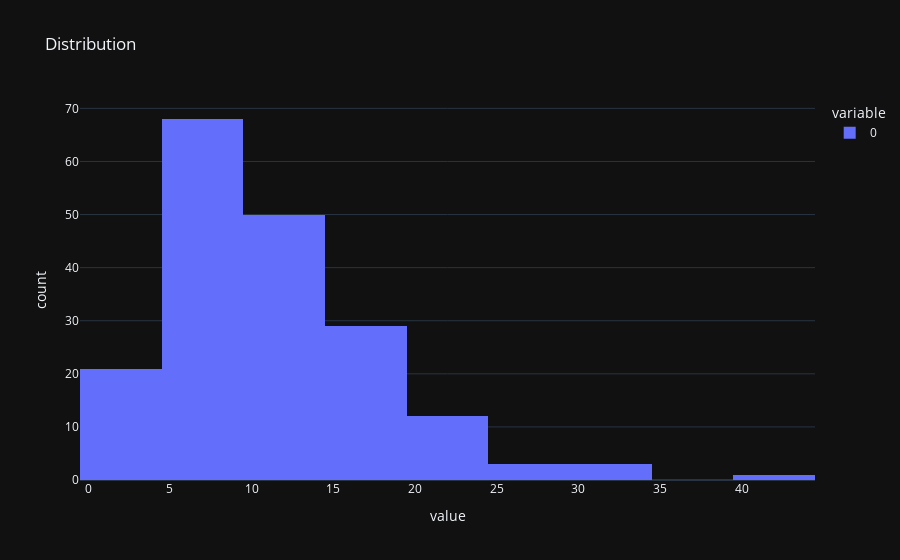
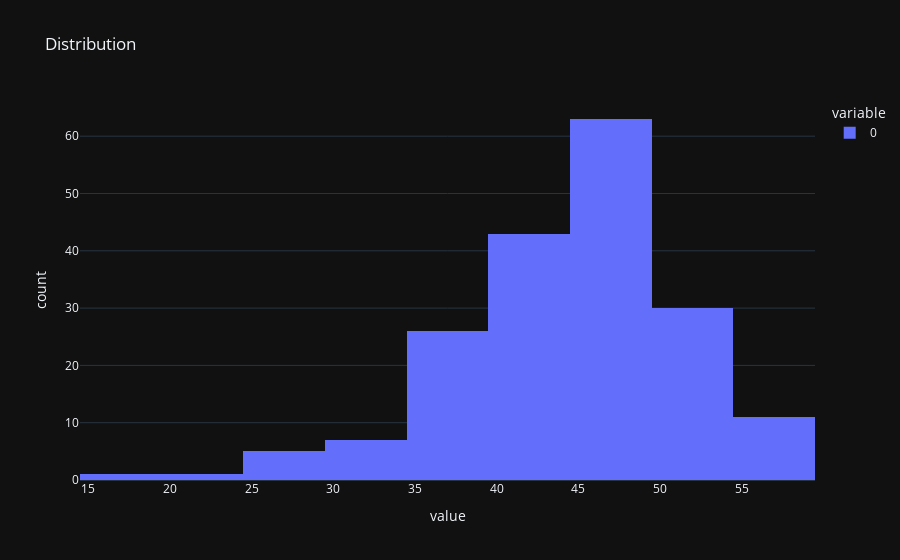
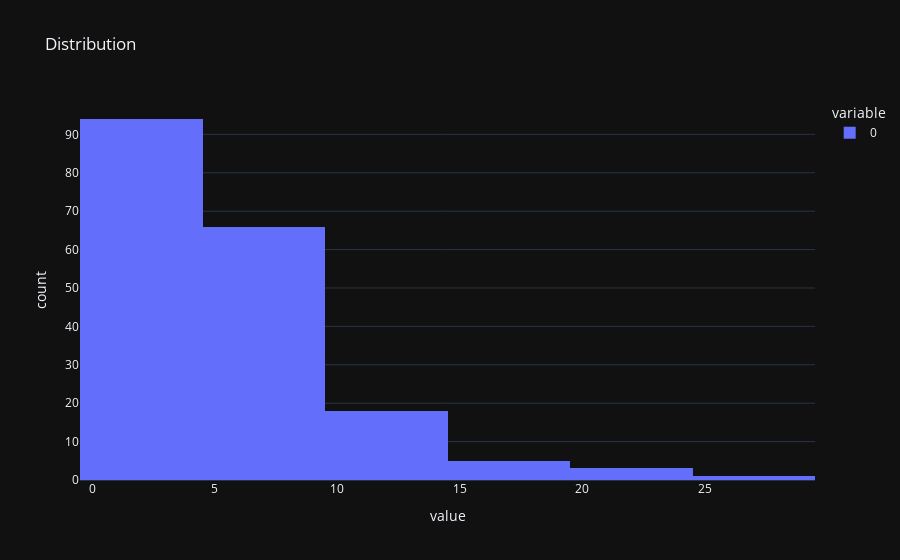
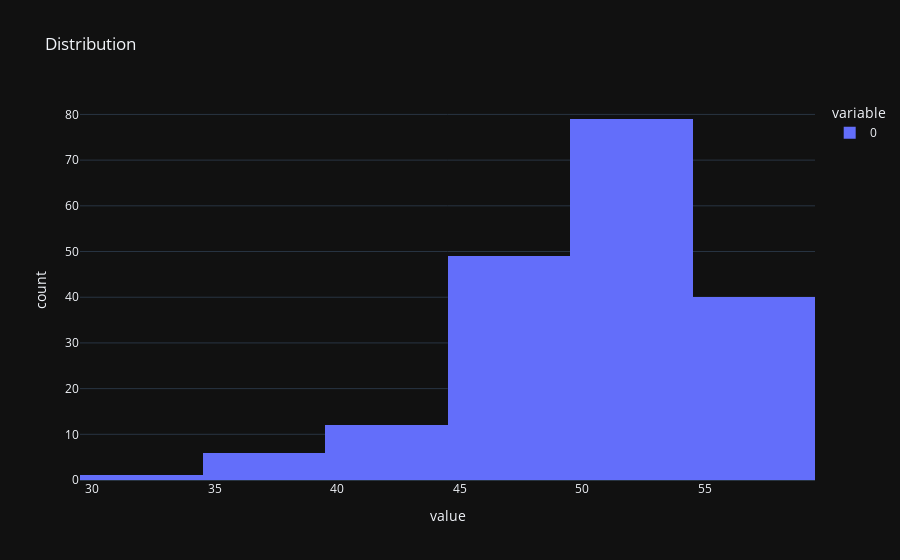

The code cell stored with these charts, in order, in its notebook:
### Code cell
print("S&P 500\n\n")

group = spx_df[spx_df['sector'] == 'financials/util']
median_mc = group.groupby('date')['market_cap'].median()
group = group[group.apply(lambda x: x['market_cap'] > median_mc.loc[x.name[0]], axis=1)]


above, below = [], []

for date in monthly_dates_spx:
    above.append(len(group[group['trend_score'] > 0 ].loc[date]))
    below.append(len(group[group['trend_score'] <= 0].loc[date]))
    
print(f'Financials/Util Above MMC & Above ESG:\n')

stats(above)
biggest(group[group['trend_score'] > 0])

print(f'\nFinancials/Util Above MMC & Below ESG:\n')

stats(below)
biggest(group[group['trend_score'] <= 0])

group = spx_df[spx_df['sector'] == 'financials/util']
median_mc = group.groupby('date')['market_cap'].median()
group = group[group.apply(lambda x: x['market_cap'] <= median_mc.loc[x.name[0]], axis=1)]


above, below = [], []

for date in monthly_dates_spx:
    try:
        above.append(len(group[group['trend_score'] > 0 ].loc[date]))
    except Exception:
        above.append(0)
    try:
        below.append(len(group[group['trend_score'] <= 0].loc[date]))
    except Exception:
        below.append(0)
        
print(f'\nFinancials/Util Below MMC & Above ESG:\n')

stats(above)
biggest(group[group['trend_score'] > 0])

print(f'\nFinancials/Util Below MMC & Below ESG:\n')

stats(below)
biggest(group[group['trend_score'] <= 0])

group = spx_df[spx_df['sector'] == 'other']
median_mc = group.groupby('date')['market_cap'].median()
group = group[group.apply(lambda x: x['market_cap'] <= median_mc.loc[x.name[0]], axis=1)]


above, below = [], []

for date in monthly_dates_spx:
    try:
        above.append(len(group[group['trend_score'] > 0 ].loc[date]))
    except Exception:
        above.append(0)
    try:
        below.append(len(group[group['trend_score'] <= 0].loc[date]))
    except Exception:
        below.append(0)
        
print(f'\nOthers Below MMC & Above ESG:\n')

stats(above)
biggest(group[group['trend_score'] > 0])

print(f'\nOthers Below MMC & Below ESG:\n')

stats(below)
biggest(group[group['trend_score'] <= 0])

group = spx_df[spx_df['sector'] == 'other']
median_mc = group.groupby('date')['market_cap'].median()
group = group[group.apply(lambda x: x['market_cap'] > median_mc.loc[x.name[0]], axis=1)]


above, below = [], []

for date in monthly_dates_spx:
    try:
        above.append(len(group[group['trend_score'] > 0 ].loc[date]))
    except Exception:
        above.append(0)
    try:
        below.append(len(group[group['trend_score'] <= 0].loc[date]))
    except Exception:
        below.append(0)
        
print(f'\nOthers Above MMC & Above ESG:\n')

stats(above)
biggest(group[group['trend_score'] > 0])

print(f'\nOthers Above MMC & Below ESG:\n')

stats(below)
biggest(group[group['trend_score'] <= 0])

### Figure 1 — Plotly figure (JSON) as saved in the notebook; plotly's stock layout.template omitted (floating-point values rounded to 4 significant figures; data arrays with more than 128 entries replaced by an {"elided": "..."} marker saying what was removed)
{"data": [{"alignmentgroup": "True", "bingroup": "x", "hovertemplate": "variable=0<br>value=%{x}<br>count=%{y}<extra></extra>", "legendgroup": "0", "marker": {"color": "#636efa", "pattern": {"shape": ""}}, "name": "0", "nbinsx": 10, "offsetgroup": "0", "orientation": "v", "showlegend": true, "type": "histogram", "x": {"elided": "187 int values"}, "xaxis": "x", "yaxis": "y"}], "layout": {"autosize": true, "barmode": "relative", "legend": {"title": {"text": "variable"}, "tracegroupgap": 0}, "title": {"text": "Distribution"}, "xaxis": {"anchor": "y", "autorange": true, "domain": [0, 1], "range": [-0.5, 44.5], "title": {"text": "value"}, "type": "linear"}, "yaxis": {"anchor": "x", "autorange": true, "domain": [0, 1], "range": [0, 71.58], "title": {"text": "count"}}}}

### Figure 2 — Plotly figure (JSON) as saved in the notebook; plotly's stock layout.template omitted (floating-point values rounded to 4 significant figures; data arrays with more than 128 entries replaced by an {"elided": "..."} marker saying what was removed)
{"data": [{"alignmentgroup": "True", "bingroup": "x", "hovertemplate": "variable=0<br>value=%{x}<br>count=%{y}<extra></extra>", "legendgroup": "0", "marker": {"color": "#636efa", "pattern": {"shape": ""}}, "name": "0", "nbinsx": 10, "offsetgroup": "0", "orientation": "v", "showlegend": true, "type": "histogram", "x": {"elided": "187 int values"}, "xaxis": "x", "yaxis": "y"}], "layout": {"autosize": true, "barmode": "relative", "legend": {"title": {"text": "variable"}, "tracegroupgap": 0}, "title": {"text": "Distribution"}, "xaxis": {"anchor": "y", "autorange": true, "domain": [0, 1], "range": [14.5, 59.5], "title": {"text": "value"}, "type": "linear"}, "yaxis": {"anchor": "x", "autorange": true, "domain": [0, 1], "range": [0, 66.32], "title": {"text": "count"}}}}

### Figure 3 — Plotly figure (JSON) as saved in the notebook; plotly's stock layout.template omitted (floating-point values rounded to 4 significant figures; data arrays with more than 128 entries replaced by an {"elided": "..."} marker saying what was removed)
{"data": [{"alignmentgroup": "True", "bingroup": "x", "hovertemplate": "variable=0<br>value=%{x}<br>count=%{y}<extra></extra>", "legendgroup": "0", "marker": {"color": "#636efa", "pattern": {"shape": ""}}, "name": "0", "nbinsx": 10, "offsetgroup": "0", "orientation": "v", "showlegend": true, "type": "histogram", "x": {"elided": "187 int values"}, "xaxis": "x", "yaxis": "y"}], "layout": {"autosize": true, "barmode": "relative", "legend": {"title": {"text": "variable"}, "tracegroupgap": 0}, "title": {"text": "Distribution"}, "xaxis": {"anchor": "y", "autorange": true, "domain": [0, 1], "range": [-0.5, 29.5], "title": {"text": "value"}, "type": "linear"}, "yaxis": {"anchor": "x", "autorange": true, "domain": [0, 1], "range": [0, 98.95], "title": {"text": "count"}}}}

### Figure 4 — Plotly figure (JSON) as saved in the notebook; plotly's stock layout.template omitted (floating-point values rounded to 4 significant figures; data arrays with more than 128 entries replaced by an {"elided": "..."} marker saying what was removed)
{"data": [{"alignmentgroup": "True", "bingroup": "x", "hovertemplate": "variable=0<br>value=%{x}<br>count=%{y}<extra></extra>", "legendgroup": "0", "marker": {"color": "#636efa", "pattern": {"shape": ""}}, "name": "0", "nbinsx": 10, "offsetgroup": "0", "orientation": "v", "showlegend": true, "type": "histogram", "x": {"elided": "187 int values"}, "xaxis": "x", "yaxis": "y"}], "layout": {"autosize": true, "barmode": "relative", "legend": {"title": {"text": "variable"}, "tracegroupgap": 0}, "title": {"text": "Distribution"}, "xaxis": {"anchor": "y", "autorange": true, "domain": [0, 1], "range": [29.5, 59.5], "title": {"text": "value"}, "type": "linear"}, "yaxis": {"anchor": "x", "autorange": true, "domain": [0, 1], "range": [0, 83.16], "title": {"text": "count"}}}}
